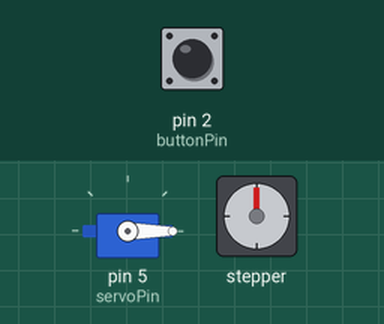
Simulated run of this sketch. Board: Arduino Uno, built with avr-gcc and run on an emulated ATmega328P. Parts: servo, stepper motor. Inputs (shaded band) come from the test bench; at power-on: pin 2 (buttonPin) HIGH. Stepper angles assume 200 steps per turn.

Above: at 1.2 s.
1.3 s: pin 2 (buttonPin) pulled LOW for 1 s
At 3.5 s:
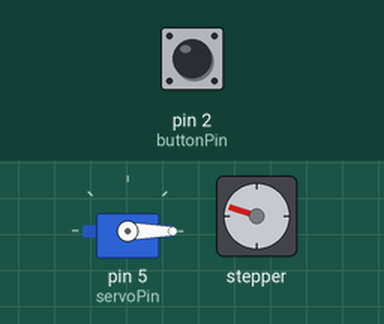
3.8 s: pin 2 (buttonPin) pulled LOW for 0.15 s
At 4.5 s:
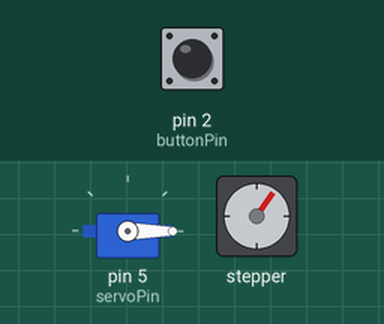
5.4 s: pin 2 (buttonPin) pulled LOW for 0.15 s
At 6.7 s:
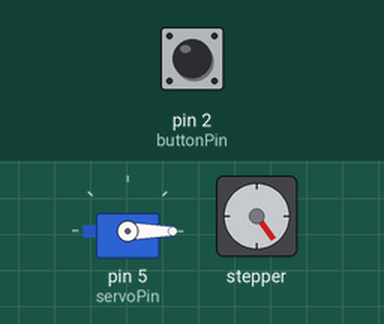
7.0 s: pin 2 (buttonPin) pulled LOW for 3.2 s
At 7.46 s:
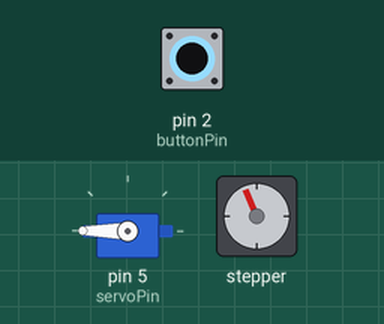
11.7 s: pin 2 (buttonPin) pulled LOW for 1 s
At 13.9 s:
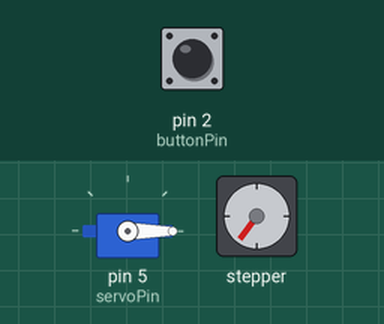
14.2 s: pin 2 (buttonPin) pulled LOW for 0.15 s
At 14.8 s:
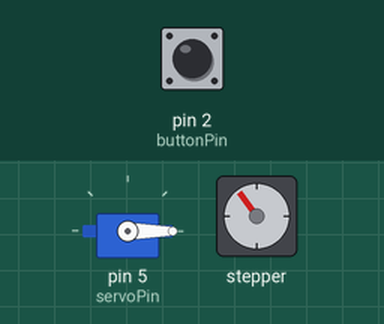
Timing chart, 0 to 16.8 s (numbered marks = the images above; inputs shaded):
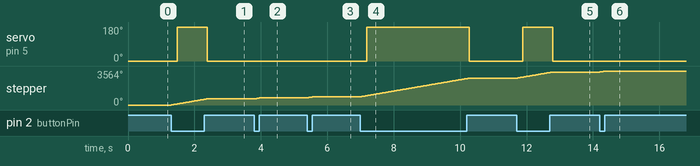

Measured:
- after the input at 1.3 s, servo on pin 5 (servoPin): 0° → 180° after 0.18 s, → 0° 0.91 s later; stepper: turns 648° clockwise in 1.1 s, starting at once
- after the input at 3.8 s, stepper: turns 108° clockwise in 0.18 s, starting at once
- after the input at 5.4 s, stepper: turns 108° clockwise in 0.18 s, starting at once
- after the input at 7.0 s, servo on pin 5 (servoPin): 0° → 180° after 0.18 s, → 0° 3.1 s later; stepper: turns 1944° clockwise in 3.3 s, starting at once
- after the input at 11.7 s, servo on pin 5 (servoPin): 0° → 180° after 0.18 s, → 0° 0.91 s later; stepper: turns 648° clockwise in 1.1 s, starting at once
- after the input at 14.2 s, stepper: turns 108° clockwise in 0.18 s, starting at once

The sketch:

StepperButton.ino
```cpp
#include<Stepper.h>
#include <Servo.h>

Servo myservo;
const int buttonPin= 2;
int stepsPerRevolution=200;
Stepper myStepper(stepsPerRevolution, 8,9,10,11);
const int servoPin = 5;


void startMotor(){
  myStepper.step(60);
}

void stopMotor(){
  myStepper.step(0);
}


void setPosition(int newPosition){
  digitalWrite(servoPin, HIGH);
  delayMicroseconds(500 + (25*newPosition));
}

void setup() {
  // put your setup code here, to run once:
  myservo.attach(5);
//pinMode(servoPin, OUTPUT);
pinMode(buttonPin,INPUT_PULLUP);
//attachInterrupt(digitalPinToInterrupt(buttonPin),startMotor, RISING);
//myStepper.setSpeed(0);
myStepper.setSpeed(100);
}

void loop() {
  // if button pressed
  if(digitalRead(buttonPin)==LOW){
   startMotor();
   myservo.write(180);
  //setPosition(10);
    } else {
      //digitalWrite(servoPin,HIGH);
       stopMotor();
       myservo.write(0);
    }


  }
```
